Frame 1 (no input): blank canvas, image omitted
Frame 60 (the mouse pressed at the canvas centre just before this capture): blank canvas, image omitted
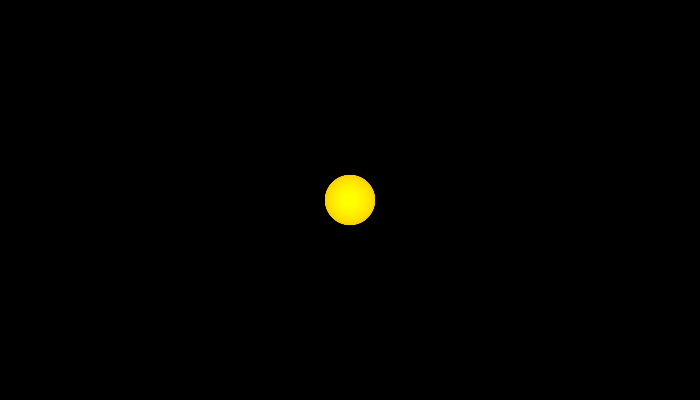
Frame 120 (the mouse held since frame 60 and released just before this capture)

The Processing sketch whose frames 1 and 60 were blank and that drew this single picture after the mouse press (run headless with seeded random() and noise(); from frame 60 on, the mouse is pressed at the canvas centre):

// Processing sketch: b_mousePressed_01
// ── b_mousePressed_01.pde
///////////////////////////////////////
/*
 DESIGNING PROGRAMS 1.0
 AN INTRODUCTORY COURSE FOR DESIGN STUDENTS
 
 IMPLEMENTED BY THE FREE ART BUREAU 2010/11 
 >>> www.freeartbureau.org
 +++++++++++++++++++++++++++ 

 INTERACTION : INTERACTION_01
 SKETCH : MOUSEPRESSED_01
 PARENT SKETCH : MOUSE_DRAW
 TYPE : DYNAMIC

 */
/////////////////////////// GLOBALS ////////////////////////////

// Ces 2 variables jouent sur les arguments de la fonction sin()
// qui modifie la taille de nos ellipses

float frequency = 0.05; // cette variable modifie la fréquence à laquelle on change de taille
float sizeMax = 50; // cette variable gère la taille maximale de notre ellipse

/////////////////////////// SETUP ////////////////////////////

void setup() {
  size(700, 400);
  background(0);
  colorMode(HSB, 360, 100, 100);
  smooth();
  noStroke();

}

/////////////////////////// DRAW ////////////////////////////
void draw() {
  //Le code entre les accolades est exécuté lorsqu'on maintient
  //le button de la souris appuyé  
  if (mousePressed == true) {
    fill((frameCount*0.5)%360, 100, 100);

    // Variable dia varie la taille des ellipses en utilisant la function sinus
    // Notez l'utilisation de nos 2 variables déclarées en globales : frequency & sizeMax
    float dia = sin(frameCount * frequency) * sizeMax;

    ellipse(mouseX, mouseY, dia, dia);   
   }

}

/////////////////////////// FUNCTIONS ////////////////////////////
